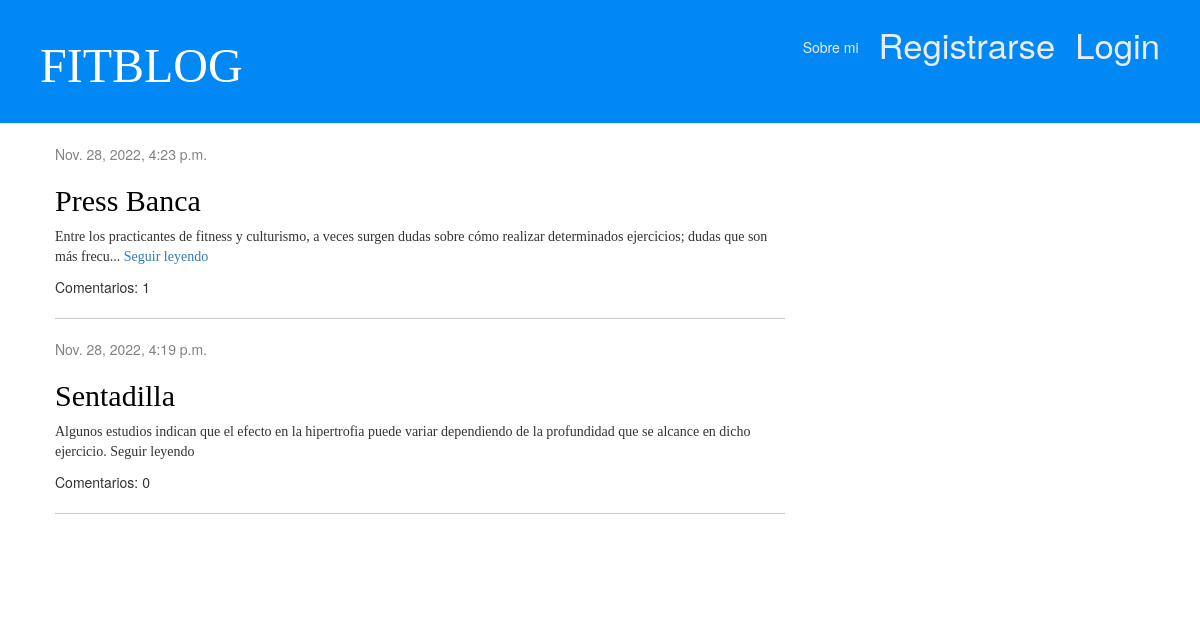
Before: / with the older database file.
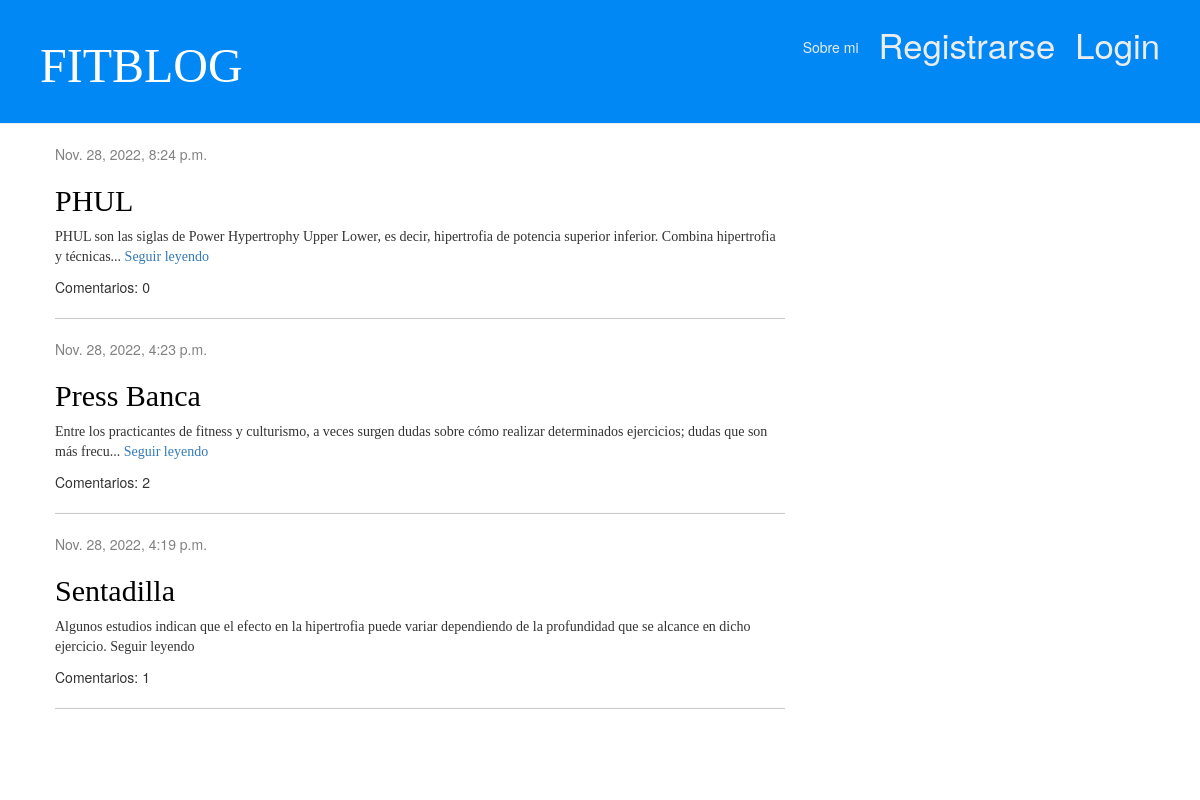
After: the same page with the newer database file.
### blog/models.py (models this page shows, shortened)
class Post(models.Model):
    author = models.ForeignKey(settings.AUTH_USER_MODEL, on_delete=models.CASCADE)
    title = models.CharField(max_length=200)
    text = models.TextField()
    short_text = models.CharField(max_length=50, null=True)
    created_date = models.DateTimeField(
            default=timezone.now)
    imagen = models.ImageField(upload_to='post', null=True)
    published_date = models.DateTimeField(
            blank=True, null=True)

### blog/views.py (the view)
# urls.py: path('',views.post_list, name='post_list'),
def post_list(request):
    posts = Post.objects.filter(published_date__lte=timezone.now()).order_by('-published_date')
    return render(request, 'blog/post_list.html', {'posts': posts})

### blog/templates/blog/post_list.html
{% extends 'blog/base.html' %}
{% block content %}
    {% for post in posts %}
        <div class="post">
            <div class="date">
                {{ post.published_date }}
         </div>
        <div>
            <h2><a href="{% url 'post_detail' pk=post.pk %}">{{ post.title }}</a></h2>
            <p>{{ post.text|linebreaksbr|truncatechars:140 }} <a href="{% url 'post_detail' pk=post.pk %}"> Seguir leyendo </p>
             <a> Comentarios: {{ post.comments.count }} </a>
        <hr>
        </div>
    {% endfor %}
{% endblock %}

Changed rows visible on the page:
added Post: published_date "Nov. 28, 2022, 8:24 p.m.", title "PHUL", text "PHUL son las siglas de Power Hypertrophy Upper Lower, es decir, hipertrofia de potencia superior inferior. Combina hipertrofia y técnicas...", comments.count "0"
computed for Post "Press Banca": comments.count "1" → "2"
computed for Post "Sentadilla": comments.count "0" → "1"
